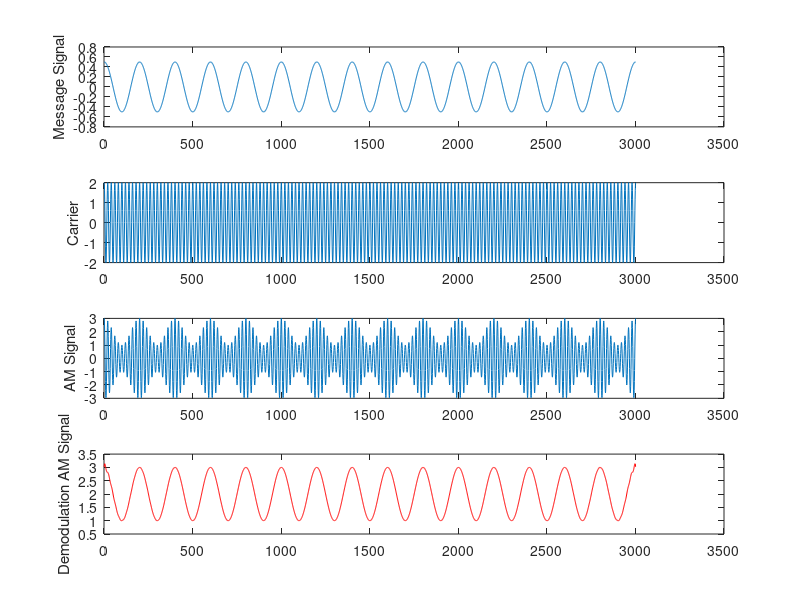

This figure's MATLAB source:

clc;
clear all;
close all;

Ac=2;
fc=0.5;
Am=.5;
fm=0.05;
Fs=10;

k=1;

t=[0:0.1:300];
ct=Ac*cos(2*pi*fc*t);
mt=Am*cos(2*pi*fm*t);
AM=ct.*(1+k*mt);

subplot(4,1,1);
plot(mt);
ylabel('Message Signal');

subplot(4,1,2);
plot(ct);
ylabel('Carrier');

subplot(4,1,3);
plot(AM);
ylabel('AM Signal');

envelope=abs(hilbert(AM));
subplot(4,1,4);
plot(envelope,'r');
ylabel('Demodulation AM Signal')